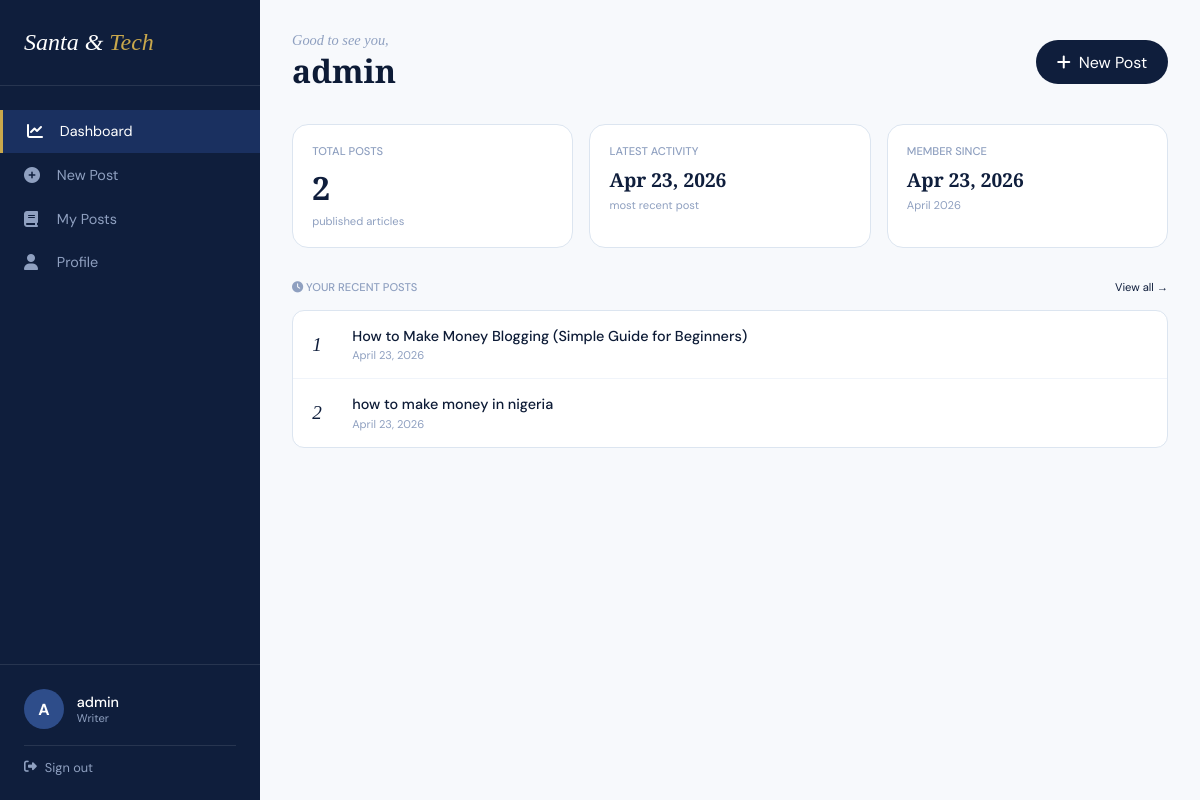
The app's page /dashboard/ (signed in) with its own data.
### blogs/models.py (models this page shows, shortened)
class User(AbstractBaseUser, PermissionsMixin):
    class UserType(models.TextChoices):
        READER = 'reader', 'Reader'
        AUTHOR = 'author', 'Author'
        ADMIN = 'admin', 'Admin'
    id = models.AutoField(primary_key=True)
    username = models.CharField(max_length=150, unique=True)
    email = models.EmailField(unique=True)
    userType = models.CharField(
        max_length=10,
        choices=UserType.choices,
        default=UserType.READER
    )
    is_staff = models.BooleanField(default=False)
    is_active = models.BooleanField(default=True)
    date_joined = models.DateTimeField(auto_now_add=True)
    updated_at = models.DateTimeField(auto_now=True)
    profile_picture = CloudinaryField('profile_picture', blank=True, null=True)
    objects = CustomUserManager()
    USERNAME_FIELD = 'email'
    REQUIRED_FIELDS = ['username']

class Post(models.Model):
    title = models.CharField(max_length=200)
    content = models.TextField()
    image = CloudinaryField('image', blank=True, null=True)
    created_at = models.DateTimeField(auto_now_add=True)
    author = models.ForeignKey(User, on_delete=models.CASCADE)
    views = models.PositiveIntegerField(default=0)
    slug = models.SlugField(max_length=200, unique=True)

### blogs/views.py (the view)
# urls.py: path('dashboard/', views.dashboard_view, name='dashboard'),
@login_required(login_url='login')
def dashboard_view(request):
    posts = Post.objects.filter(author=request.user).order_by('-created_at')
    return render(request, 'dashboard/index.html', {'posts': posts})

### blogs/templates/dashboard/index.html (shortened to what this page needs)
<!DOCTYPE html>
<html lang="en">
<head>
    <link rel="stylesheet" href="https://cdnjs.cloudflare.com/ajax/libs/font-awesome/6.5.1/css/all.min.css">
</head>
<body>
<div class="layout">
    <aside id="sidebar">
        <a href="/" class="brand">Santa & <span>Tech</span></a>
        <ul class="sidebar-nav">
            <li><a href="#" class="active"><i class="fas fa-chart-line"></i> Dashboard</a></li>
            <li><a href="{% url 'create_post' %}"><i class="fas fa-plus-circle"></i> New Post</a></li>
            <li><a href="{% url 'my_post' %}"><i class="fas fa-book"></i> My Posts</a></li>
            <li><a href="{% url 'profile' %}"><i class="fas fa-user"></i> Profile</a></li>
        </ul>
        <div class="sidebar-bottom">
            <div class="user-info">
                <div class="user-avatar">{{ request.user.username|slice:":1"|upper }}</div>
                <div class="user-details">
                    <div class="user-name">{{ request.user.username }}</div>
                    <div class="user-role">Writer</div>
                </div>
            </div>
            <a href="{% url 'logout' %}" class="logout-link">
                <i class="fas fa-sign-out-alt"></i> Sign out
            </a>
        </div>
    </aside>
    <main>
        <div class="page-header">
            <div>
                <p class="greeting">Good to see you,</p>
                <h1 class="page-title">{{ request.user.username }}</h1>
            </div>
            <a href="{% url 'create_post' %}" class="btn-new">
                <i class="fas fa-plus"></i> New Post
            </a>
        </div>
        <div class="stats-row">
            <div class="stat-card">
                <div class="stat-label">Total Posts</div>
                <div class="stat-value">{{ posts|length }}</div>
                <div class="stat-sub">published articles</div>
            </div>
            <div class="stat-card">
                <div class="stat-label">Latest Activity</div>
                <div class="stat-value" style="font-size:1.2rem;">
                    {% if posts %}{{ posts.0.created_at|date:"M j, Y" }}{% else %}—{% endif %}
                </div>
                <div class="stat-sub">most recent post</div>
            </div>
            <div class="stat-card">
                <div class="stat-label">Member Since</div>
                <div class="stat-value" style="font-size:1.2rem;">{{ request.user.date_joined|date:"M j, Y" }}</div>
                <div class="stat-sub">{{ request.user.date_joined|date:"F Y" }}</div>
            </div>
        </div>
        <div class="section-header">
            <span class="section-title"><i class="fas fa-clock"></i> Your Recent Posts</span>
            <a href="{% url 'my_post' %}" class="view-all">View all →</a>
        </div>
        {% if posts %}
        <div class="posts-list">
            {% for post in posts|slice:":5" %}
            <div class="post-row">
                <span class="post-index">{{ forloop.counter }}</span>
                <div class="post-info">
                    <div class="post-title-text">{{ post.title }}</div>
                    <div class="post-date">{{ post.created_at|date:"F j, Y" }}</div>
                </div>
            </div>
            {% endfor %}
        </div>
        {% endif %}
    </main>
</div>
</body>
</html>

### blogs/templates/dashboard/index.html (style rules this page uses)
*, *::before, *::after { margin: 0; padding: 0; box-sizing: border-box; }
:root { --navy: #0f1e3c; --navy-mid: #1a3060; --navy-light: #243d72; --navy-soft: #2e4d8a; --navy-pale: #dce6f5; --navy-ghost: #eef2fb; --gold: #c9a84c; --ink: #0d1b36; --ink-mid: #2c3e6b; --ink-soft: #5a6e9c; --ink-muted: #8fa0c0; --paper: #f7f9fc; --paper-warm: #f0f4fa; --paper-mid: #dce5f0; --white: #ffffff; --serif: 'Playfair Display', Georgia, serif; --sans: 'DM Sans', system-ui, sans-serif; }
body { background: var(--paper); color: var(--ink); font-family: var(--sans); font-weight: 400; min-height: 100vh; }
.layout { display: flex; min-height: 100vh; }
aside { width: 260px; background: var(--navy); position: fixed; height: 100vh; overflow-y: auto; transition: transform 0.3s ease; z-index: 100; }
.brand { font-family: var(--serif); font-style: italic; font-size: 1.5rem; color: var(--white); padding: 1.8rem 1.5rem; display: block; text-decoration: none; border-bottom: 1px solid rgba(255,255,255,0.1); }
.brand span { color: var(--gold); }
.sidebar-nav { list-style: none; padding: 1.5rem 0; }
.sidebar-nav li a { display: flex; align-items: center; gap: 0.8rem; padding: 0.8rem 1.5rem; color: var(--ink-muted); text-decoration: none; transition: all 0.2s; font-size: 0.9rem; }
.sidebar-nav li a:hover, .sidebar-nav li a.active { background: var(--navy-mid); color: var(--white); border-left: 3px solid var(--gold); }
.sidebar-nav li a i { width: 20px; font-size: 1rem; }
.sidebar-bottom { padding: 1.5rem; border-top: 1px solid rgba(255,255,255,0.1); position: absolute; bottom: 0; width: 100%; }
.user-info { display: flex; align-items: center; gap: 0.8rem; margin-bottom: 1rem; }
.user-avatar { width: 40px; height: 40px; background: var(--navy-soft); border-radius: 50%; display: flex; align-items: center; justify-content: center; color: var(--white); font-weight: bold; }
.user-details { flex: 1; }
.user-name { color: var(--white); font-weight: 500; font-size: 0.9rem; }
.user-role { color: var(--ink-muted); font-size: 0.7rem; }
.logout-link { display: flex; align-items: center; gap: 0.5rem; color: var(--ink-muted); text-decoration: none; font-size: 0.8rem; padding-top: 0.8rem; border-top: 1px solid rgba(255,255,255,0.1); }
main { flex: 1; margin-left: 260px; padding: 2rem; max-width: calc(100% - 260px); }
.page-header { display: flex; justify-content: space-between; align-items: center; margin-bottom: 2rem; flex-wrap: wrap; gap: 1rem; }
.greeting { font-family: var(--serif); font-size: 0.9rem; font-style: italic; color: var(--ink-muted); }
.page-title { font-family: var(--serif); font-size: 2rem; font-weight: 700; color: var(--ink); }
.btn-new { background: var(--navy); color: var(--white); padding: 0.7rem 1.3rem; border-radius: 40px; text-decoration: none; display: inline-flex; align-items: center; gap: 0.5rem; transition: background 0.2s; }
.stats-row { display: grid; grid-template-columns: repeat(3, 1fr); gap: 1rem; margin-bottom: 2rem; }
.stat-card { background: var(--white); border: 1px solid var(--paper-mid); border-radius: 16px; padding: 1.2rem; transition: transform 0.2s; }
.stat-label { font-size: 0.7rem; font-weight: 500; text-transform: uppercase; color: var(--ink-muted); margin-bottom: 0.5rem; }
.stat-value { font-family: var(--serif); font-size: 2rem; font-weight: 700; color: var(--navy); }
.stat-sub { font-size: 0.7rem; color: var(--ink-muted); margin-top: 0.3rem; }
.section-header { display: flex; justify-content: space-between; align-items: center; margin-bottom: 1rem; }
.section-title { font-size: 0.7rem; font-weight: 500; text-transform: uppercase; color: var(--ink-muted); }
.view-all { font-size: 0.7rem; color: var(--navy); text-decoration: none; }
.posts-list { background: var(--white); border: 1px solid var(--paper-mid); border-radius: 12px; overflow: hidden; }
.post-row { display: flex; align-items: center; gap: 1rem; padding: 1rem 1.2rem; border-bottom: 1px solid var(--paper-warm); transition: background 0.15s; }
.post-row:last-child { border-bottom: none; }
.post-index { font-family: var(--serif); font-style: italic; font-size: 1.2rem; color: var(--paper-deep, #0f1e3c); width: 24px; }
.post-info { flex: 1; }
.post-title-text { font-size: 0.9rem; font-weight: 500; color: var(--ink); }
.post-date { font-size: 0.7rem; color: var(--ink-muted); margin-top: 0.2rem; }

### records on screen
User: user.username "A", user.username "admin", user.date_joined "Apr 23, 2026", user.date_joined "April 2026"
Post: created_at "Apr 23, 2026", title "How to Make Money Blogging (Simple Guide for Beginners)", created_at "April 23, 2026"
Post: title "how to make money in nigeria", created_at "April 23, 2026"

### other values on screen
{{ posts|length }} "2"
